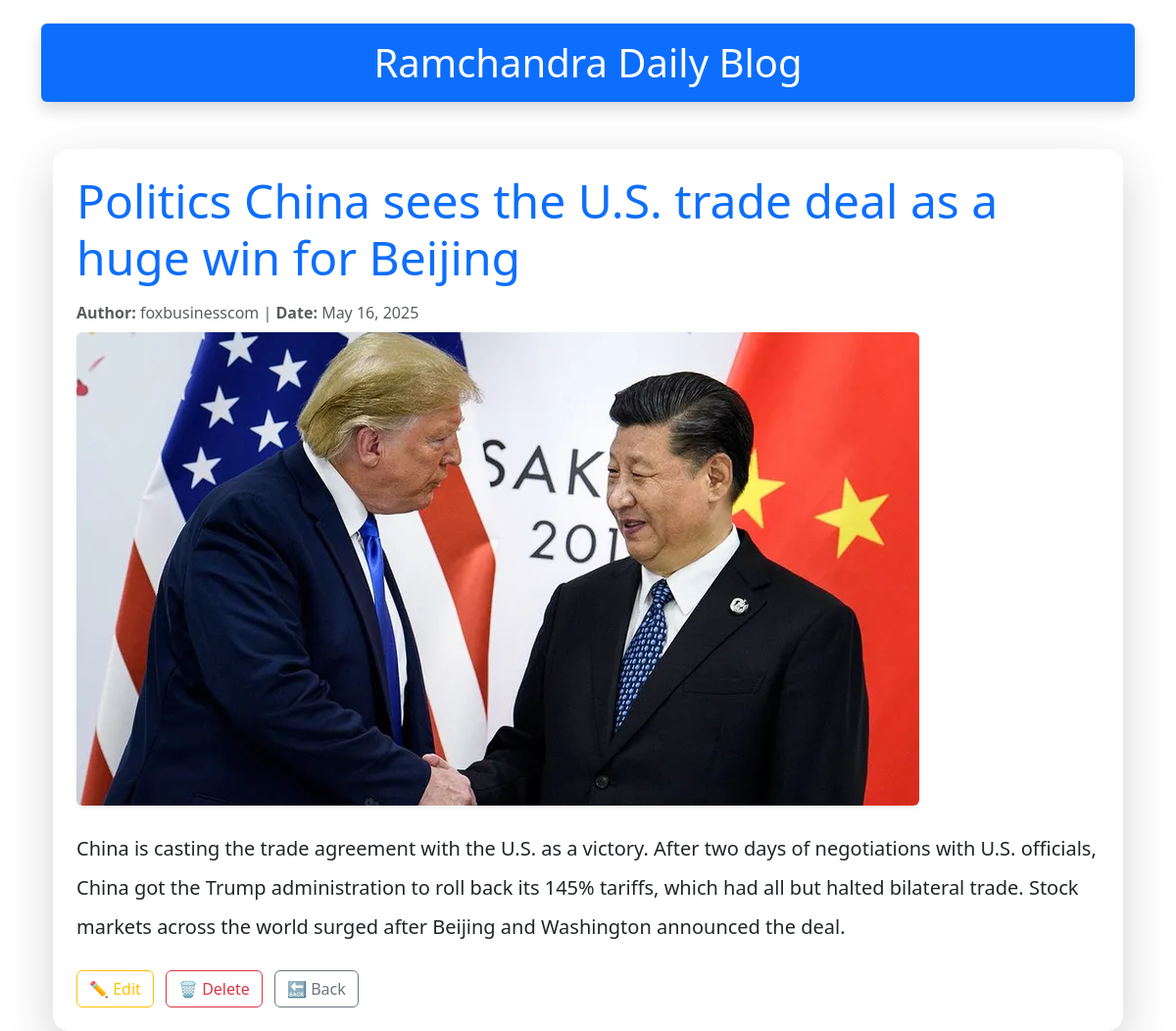
The app's page /post/4/ with its own data.
### blogapp/models.py (models this page shows, shortened)
class Post(models.Model):
    title = models.CharField(max_length=200)
    content = models.TextField()
    image = models.ImageField(upload_to='post_images/', null=True, blank=True)
    author = models.CharField(max_length=100, null=True, blank=True)
    publish_date = models.DateTimeField(auto_now_add=True)

### blogapp/views.py (the view)
# urls.py: path('post/<int:pk>/', views.post_detail, name='post_detail'),
def post_detail(request, pk):
    post = get_object_or_404(Post, pk=pk)
    return render(request, 'blogapp/post_detail.html', {'post': post})

### blogapp/templates/blogapp/post_detail.html (shortened to what this page needs)
{% extends 'blogapp/base.html' %}
{% block content %}
<div class="container mt-5">
    <div class="card shadow-lg border-0 rounded-4">
        <div class="card-body p-4">
            <h1 class="card-title display-5 text-primary mb-3">{{ post.title }}</h1>
            <p class="text-muted mb-2">
                <strong>Author:</strong> {{ post.author }} |
                <strong>Date:</strong> {{ post.publish_date|date:"F d, Y" }}
            </p>
            {% if post.image %}
                <img src="{{ post.image.url }}" class="img-fluid rounded mb-4 shadow-sm" alt="Blog Image">
            {% endif %}
            <p class="card-text fs-5 lh-lg">{{ post.content }}</p>
            <div class="mt-4">
                <a href="{% url 'post_update' post.pk %}" class="btn btn-outline-warning me-2">
                    ✏️ Edit
                </a>
                <form method="post" action="{% url 'post_delete' post.pk %}" style="display: inline;">
                    <button type="submit" class="btn btn-outline-danger me-2">🗑️ Delete</button>
                </form>
                <a href="{% url 'post_list' %}" class="btn btn-outline-secondary">
                    🔙 Back
                </a>
            </div>
        </div>
    </div>
</div>
{% endblock %}

### records on screen
Post: title "Politics China sees the U.S. trade deal as a huge win for Beijing", author "foxbusinesscom", publish_date "May 16, 2025", image (picture), content "China is casting the trade agreement with the U.S. as a victory. After two days of negotiations with U.S. officials, China got the Trump administration to roll back its 145% tariffs, which had all but halted bilateral trade. Stock markets across the world surged after Beijing and Washington announced the deal."
